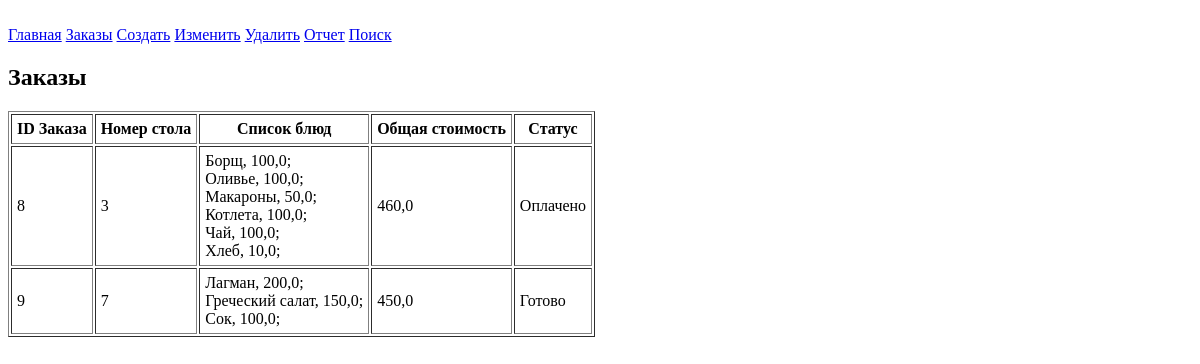
Before: /cafe/orders with the older database file.
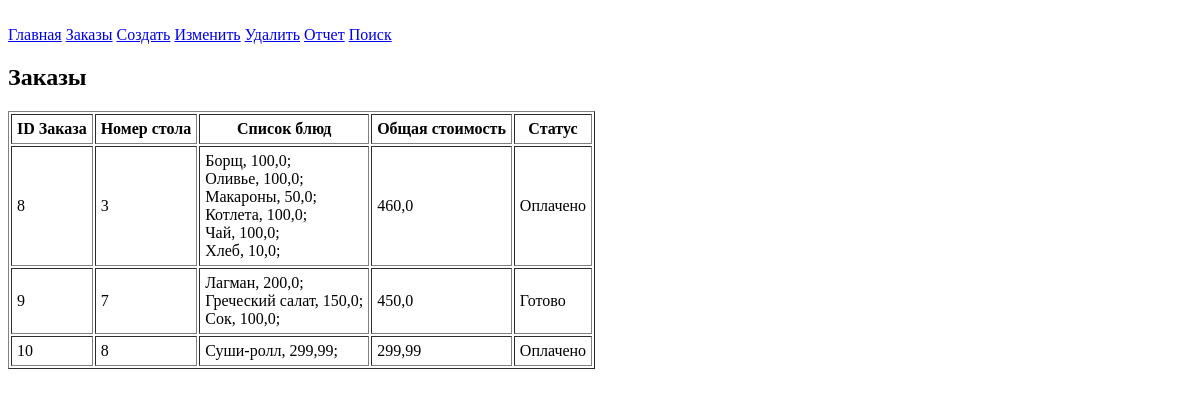
After: the same page with the newer database file.
### cafe/models.py (models this page shows)
class Order(models.Model):
    table_number = models.IntegerField()
    total_price = models.FloatField()
    status = models.CharField(max_length=10)

class Item(models.Model):
    order_id = models.ForeignKey(Order, on_delete=models.CASCADE)
    item_name = models.CharField(max_length=50)
    price = models.FloatField()

### cafe/views.py (the view)
# urls.py: path('orders', views.orders, name='orders'),
def orders(request):
    return render(request, 'cafe/orders.html', {"orders": Order.objects.all()})

### cafe/templates/cafe/orders.html (shortened to what this page needs)
﻿{% extends "cafe/base.html" %}
{% block content %}
<h2>Заказы</h2>
<table border="1px" cellpadding="5px">
<tr><th>ID Заказа</th><th>Номер стола</th><th>Список блюд</th><th>Общая стоимость</th><th>Статус</th></tr>
{% for order in orders %}
<tr><td>{{ order.id }}</td><td>{{ order.table_number }}</td><td>{% for item in order.item_set.all %}{{ item.item_name }}, {{ item.price }};<br>{% endfor %}</td><td>{{ order.total_price }}</td><td>{{ order.status }}</td></tr>
{% endfor %}
</table>
{% endblock %}

### cafe/templates/cafe/base.html (shortened to what this page needs)
﻿<!DOCTYPE html>
<html>
  <head>
  </head>
  <body>
    <nav>
      <a href="/cafe">Главная</a>
      <a href="/cafe/orders">Заказы</a>
      <a href="/cafe/create">Создать</a>
      <a href="/cafe/edit">Изменить</a>
      <a href="/cafe/delete">Удалить</a>
      <a href="/cafe/report">Отчет</a>
      <a href="/cafe/search">Поиск</a>
    </nav>
    {% block content %}{% endblock %}
  </body>
</html>

Changed rows visible on the page:
added Order: id "10", table_number "8", total_price "299,99", status "Оплачено"
added Item: item_name "Суши-ролл", price "299,99", shown under "10"
